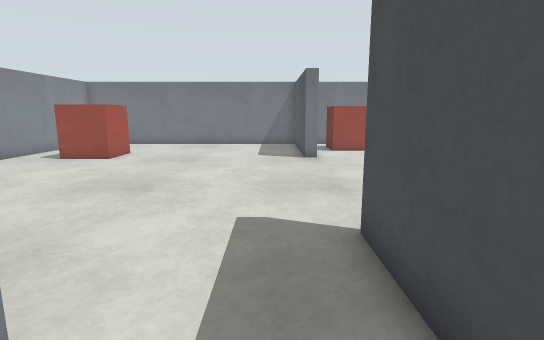
View 1 (above)

19 first-person views from a walk through a Gazebo world. The camera is 0.51 m above the floor, tilts 10° down and sees 80° across. The floor is counted in squares, 0.25 m on a side. Each view is taken from the middle of a square. On the plan, view 1 faces up. The plan holds only what a view shows up to about 18 squares ahead; the rest is blank. The place goes on beyond the plan. Robots are left out.

View 2
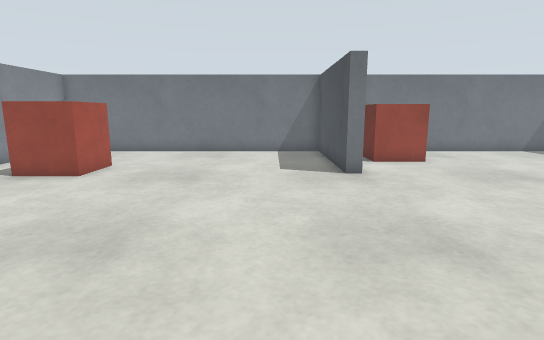

View 3
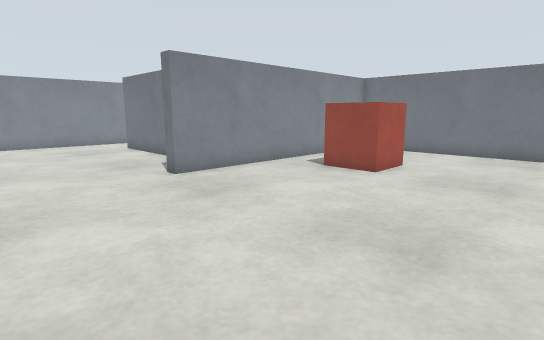

View 4
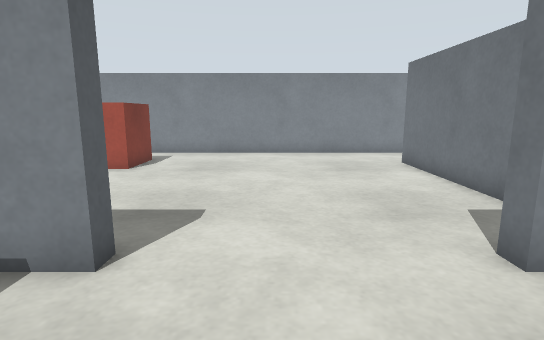

View 5
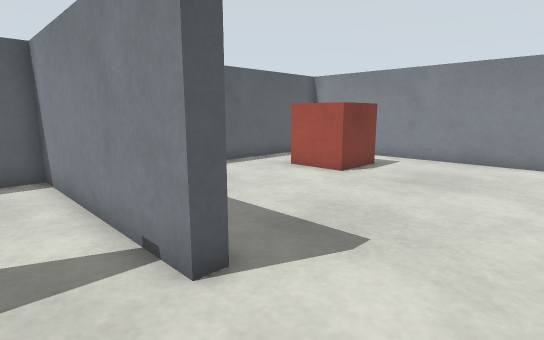

View 6
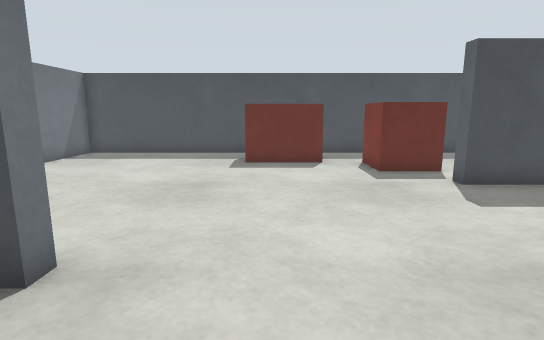

View 7
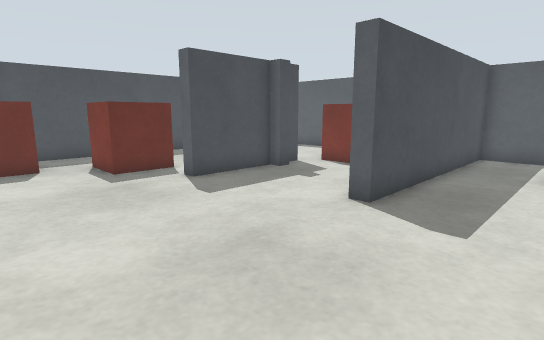

View 8
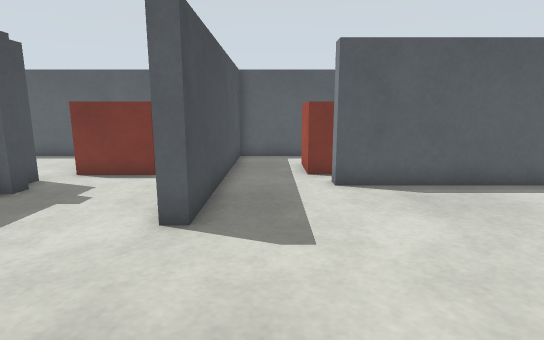

View 9
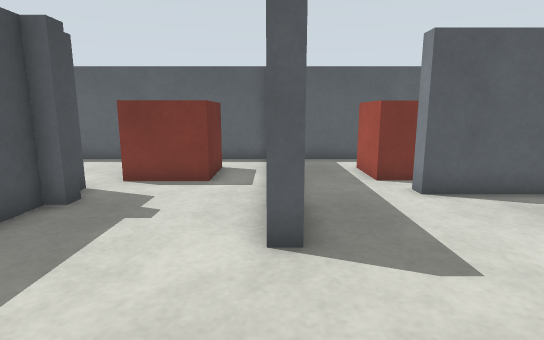

View 10
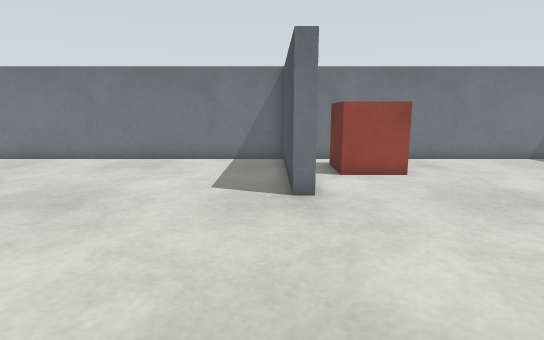

View 11
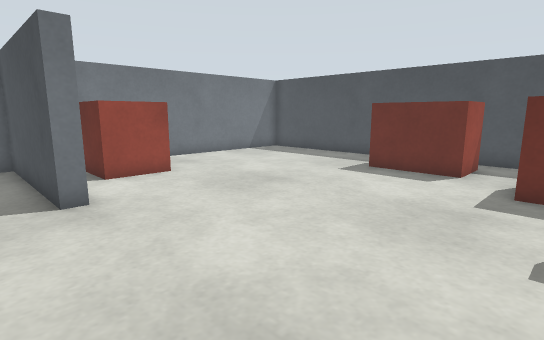

View 12
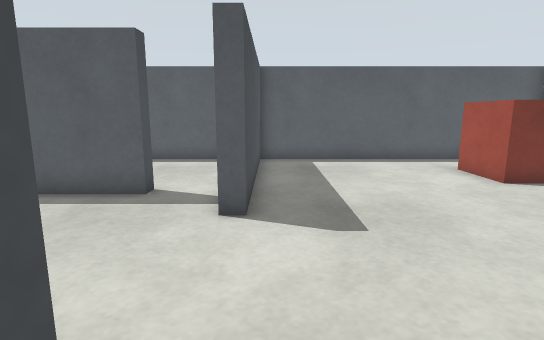

View 13
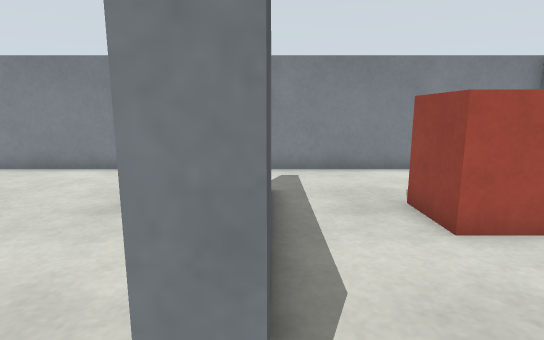

View 14
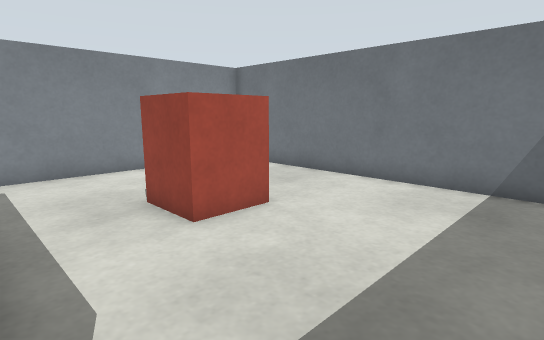

View 15
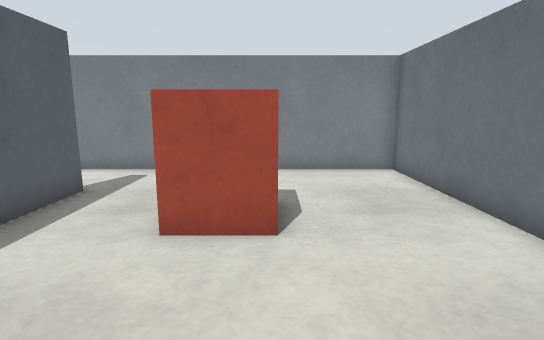

View 16
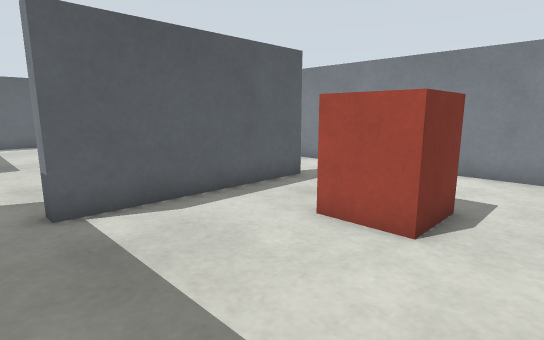

View 17
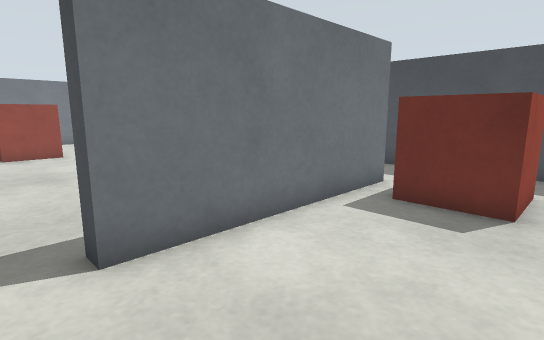

View 18
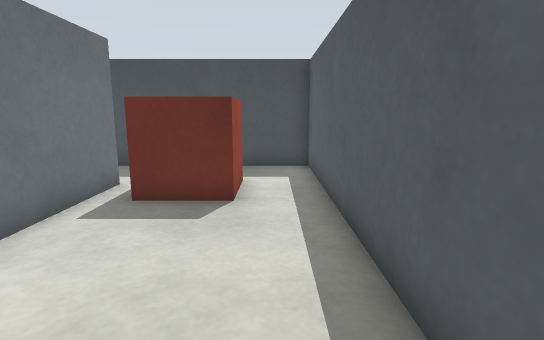

View 19
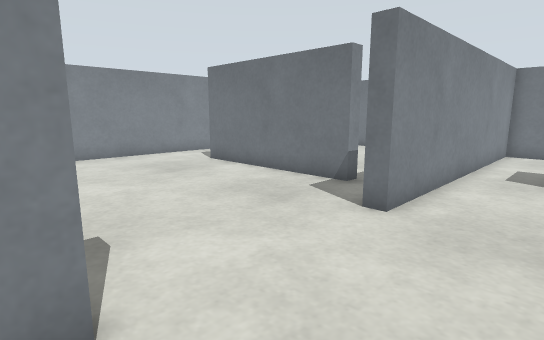

### Floor plan
Points are (right, up) in squares from view 1. A wall is a line through its corners. A room is listed if a view was taken in it or the views show most of it. See-through windows are left out.
Room 1 (views 1, 2, 3, 4, 5, 6, 7, 8, 9, 10, 11, 12, 13, 14, 15, 16, 17, 18, 19)
walls: (-1.8, 2) (-1.8, 1.4) (-9.8, 1.4) (-9.8, 2) (-1.8, 2); (2.1, 14.9) (1.5, 14.9) (1.5, 21.4) (-11.9, 21.4) (-11.9, 9.3) (-12.5, 9.3); (6.6, 2.4) (6.6, 3); (7.1, 3) (7.1, 6.5) (7.8, 6.5); (7.1, 1.2) (7.1, 1.9); (-13.6, 21.4) (-24.7, 21.4) (-24.7, -4.4) (-12.5, -4.4) (-12.5, 3.7) (-11.9, 3.7) (-11.9, -4.4) (1.5, -4.4) (1.5, 5.3) (2.1, 5.3); (2.1, -4.4) (11.4, -4.4); (-21.5, 12) (-14.2, 12) (-14.2, 11.4) (-21.5, 11.4); (14.7, 2.4) (14.7, 21.4) (2.9, 21.4)
objects: crate (-22, -2) to (-20, 1); crate (-20, 15) to (-18, 17); pillar (-9, 15) to (-7, 16); pillar (-3, -2) to (-1, 0); crate (3, 18) to (5, 20); crate (4, -2) to (6, 0); crate (9, 6) to (11, 8); red box (12, 10) to (13, 13)

Positions as (right, up) in squares from view 1, and headings:
1: (0, 0), facing up
2: (-1, 4), facing up
3: (-2, 4), facing up-left
4: (-8, 6), facing left
5: (-10, 7), facing down-left
6: (-2, 12), facing right
7: (-2, 12), facing down-right
8: (0, 11), facing down
9: (2, 10), facing down
10: (1, 7), facing up
11: (0, 7), facing up-right
12: (-13, 10), facing down
13: (-13, 12), facing left
14: (-13, 12), facing up-left
15: (-13, 17), facing left
16: (-13, 19), facing down-left
17: (-11, -3), facing up-right
18: (-11, -3), facing right
19: (-9, 3), facing up-left
